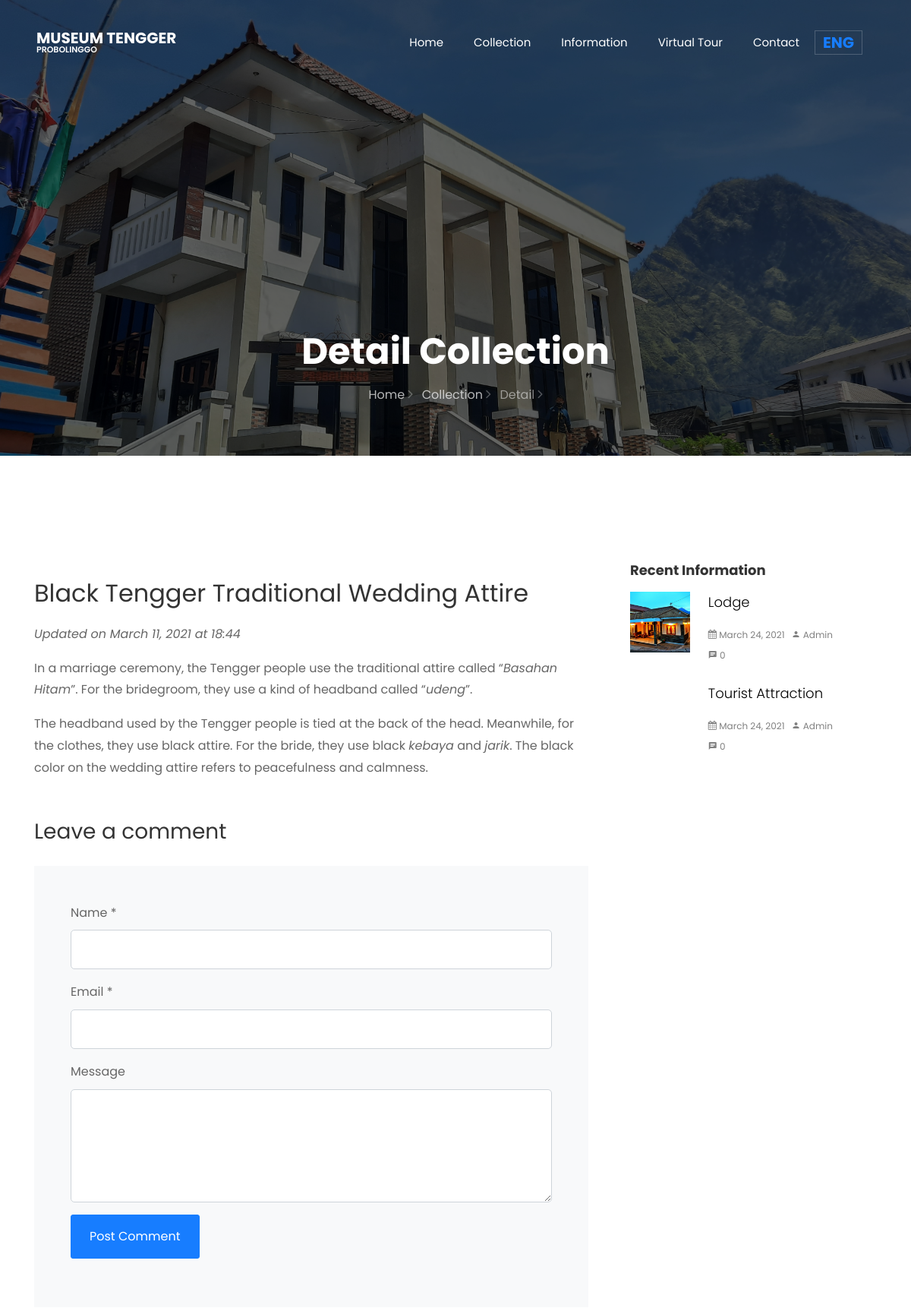
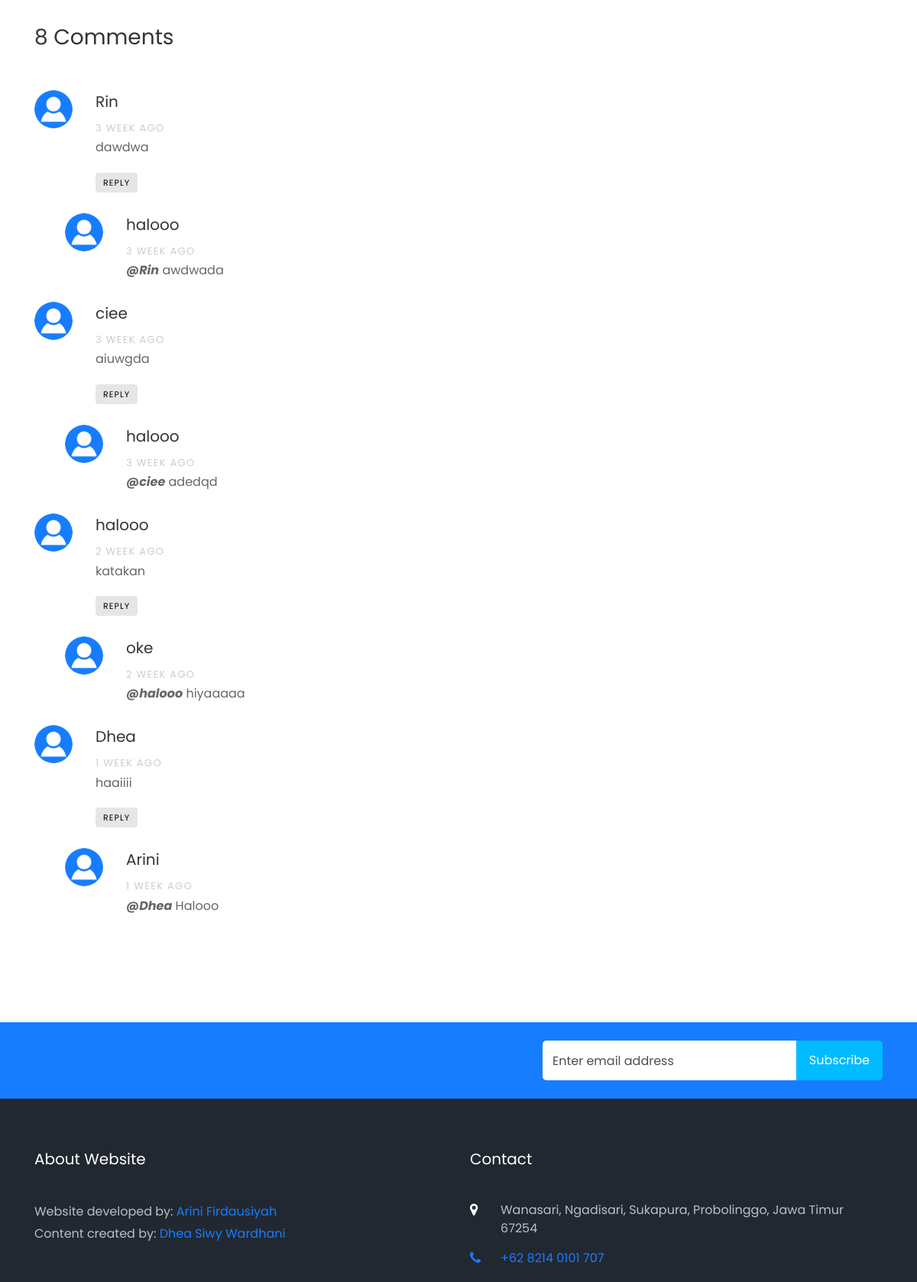
/Home/detail_collection/black-tengger-traditional-wedding-attire (upper part), run on the app's committed database (2 pictures, top to bottom).
### tables this page shows
CREATE TABLE `tb_koleksi` (
  `kd_koleksi` varchar(6) NOT NULL,
  `waktu_koleksi` varchar(15) NOT NULL,
  `nama_koleksi` varchar(128) NOT NULL,
  `name_koleksi` varchar(128) NOT NULL,
  `desk_koleksi` text NOT NULL,
  `desc_koleksi` text NOT NULL,
  `gambar_koleksi` varchar(100) NOT NULL,
  `link_koleksi` varchar(128) NOT NULL,
  `linkoleksi` varchar(128) NOT NULL
);

CREATE TABLE `tb_komentar` (
  `id_komentar` int(11) NOT NULL,
  `kode_id` varchar(6) NOT NULL,
  `nama_komentar` varchar(128) NOT NULL,
  `email_komentar` varchar(50) NOT NULL,
  `isi_komentar` varchar(200) NOT NULL,
  `waktu_komentar` varchar(15) NOT NULL,
  `level_komentar` int(11) NOT NULL
);

CREATE TABLE `tb_artikel` (
  `id_artikel` varchar(6) NOT NULL,
  `waktu_artikel` varchar(15) NOT NULL,
  `judul_artikel` varchar(128) NOT NULL,
  `title_artikel` varchar(128) NOT NULL,
  `isi_artikel` text NOT NULL,
  `content_artikel` text NOT NULL,
  `gambar_artikel` varchar(100) NOT NULL,
  `link_artikel` varchar(128) NOT NULL,
  `linkartikel` varchar(128) NOT NULL
);

### application/controllers/Home.php (called while the page is built, shortened)
<?php
class Home extends CI_Controller
{
    public function __construct()
    {
        $this->load->model('m_admin', 'admin');
        $this->load->model('m_koleksi', 'koleksi');
        $this->load->helper('auth_helper');
        $this->load->helper('timestamp_helper');
        $this->load->library('user_agent');
        $this->load->library('configemail');
    }
    public function detail_collection($id)
    {
        $data['title'] = "Detail Collection | Museum Tengger";
        $data['collect'] = $this->db->get_where('tb_koleksi', ['linkoleksi' => $id])->row_array();
        $data['jmlkomen'] = $this->db->get_where('tb_komentar', ['kode_id' => $data['collect']['kd_koleksi']])->num_rows();
        $data['comment'] = $this->db->get_where('tb_komentar', ['kode_id' => $data['collect']['kd_koleksi'], 'level_komentar' => 0])->result_array();
        $data['info'] = $this->koleksi->getData();
        $this->load->view('en/header', $data);
        $this->load->view('en/topbar');
        $this->load->view('en/detailcollect');
        $this->load->view('en/footer');
    }
}

### index.php (called while the page is built, shortened)
<?php
require_once BASEPATH.'core/CodeIgniter.php';

### application/helpers/timestamp_helper.php (called while the page is built)
<?php
function time_elapsed_en_string($datetime, $full = false)
{
    $now = new DateTime;
    $ago = new DateTime($datetime);
    $diff = $now->diff($ago);
    $diff->w = floor($diff->d / 7);
    $diff->d -= $diff->w * 7;
    $string = array(
        'y' => 'year',
        'm' => 'month',
        'w' => 'week',
        'd' => 'day',
        'h' => 'hour',
        'i' => 'minute',
        's' => 'second',
    );
    foreach ($string as $k => &$v) {
        if ($diff->$k) {
            $v = $diff->$k . ' ' . $v . ($diff->$k > 1 ? '' : '');
        } else {
            unset($string[$k]);
        }
    }
    if (!$full) $string = array_slice($string, 0, 1);
    return $string ? implode(', ', $string) . ' ago' : 'just now';
}

### application/models/M_koleksi.php (called while the page is built)
<?php
class M_koleksi extends CI_Model
{
    public function getData()
    {
        $this->db->order_by('waktu_artikel', 'desc');
        $result = $this->db->get('tb_artikel');
        return $result->result_array();
    }
}

### application/views/en/detailcollect.php (the view, shortened to what this page needs)
<section class="hero-wrap hero-wrap-2" style="background-image: url('<?= base_url() ?>assets/images/home.jpg');" data-stellar-background-ratio="0.5">
    <div class="overlay"></div>
    <div class="container">
        <div class="row no-gutters slider-text align-items-end justify-content-center">
            <div class="col-md-9 ftco-animate pb-5 text-center">
                <h1 class="mb-3 bread">Detail Collection</h1>
                <p class="breadcrumbs"><span class="mr-2"><a href="<?= base_url('Home'); ?>">Home <i class="ion-ios-arrow-forward"></i></a></span> <span class="mr-2"><a href="<?= base_url('Home/collection'); ?>">Collection <i class="ion-ios-arrow-forward"></i></a></span> <span>Detail <i class="ion-ios-arrow-forward"></i></span></p>
            </div>
        </div>
    </div>
</section>
<section class="ftco-section ftco-degree-bg">
    <div class="container">
        <div class="row">
            <div class="col-lg-8 ftco-animate">
                <p>
                </p>
                <h2 class="mb-3"><?= $collect['name_koleksi']; ?></h2>
                <i>
                    <p class="time-collection">Updated on <?= date("F d, Y", $collect['waktu_koleksi']) . ' at ' . date("H:i", $collect['waktu_koleksi']) ?></p>
                </i>
                <div class="ckeditorimg">
                    <?= $collect['desc_koleksi']; ?>
                </div>
                <div class="mt-5">
                    <div class="comment-form-wrap ">
                        <h3 class="mb-4">Leave a comment</h3>
                        <form action="<?= base_url('Home/addcomment/' . $collect['kd_koleksi']) ?>" class="p-5 bg-light" id="comment-form" method="post">
                            <div class="form-group">
                                <label for="name">Name *</label>
                                <input type="text" class="form-control comment_name" name="comment_name" id="comment_name" required>
                            </div>
                            <div class="form-group">
                                <label for="email">Email *</label>
                                <input type="email" class="form-control" name="comment_email" id="comment_email" required>
                            </div>
                            <div class="form-group">
                                <label for="message">Message</label>
                                <textarea name="comment_content" id="comment_content" cols="30" rows="5" class="form-control comment_content" required></textarea>
                            </div>
                            <div class="form-group">
                                <input type="submit" value="" id="comment_submit" class="btn py-3 px-4 btn-primary comment_submit">
                            </div>
                        </form>
                    </div>
                    <br>
                    <h3 class="mb-5"><?= $jmlkomen; ?> Comments</h3>
                    <ul class="comment-list">
                        <?php foreach ($comment as $com) : ?>
                            <li class="comment">
                                <div class="vcard bio">
                                    <img src="<?= base_url('assets/images/komen.png'); ?>" alt="Image placeholder">
                                </div>
                                <div class="comment-body">
                                    <h3 data-id="<?= $com['nama_komentar']; ?>" id="user_name" class="user_name<?= $com['id_komentar'] ?>" data-kode="<?= $com['id_komentar'] ?>"><?= $com['nama_komentar']; ?></h3>
                                    <div class="meta"><?= time_elapsed_en_string($com['waktu_komentar']); ?></div>
                                    <p><?= $com['isi_komentar']; ?></p>
                                    <p><a href="javacript:void(0)" data-id="<?= $com['nama_komentar']; ?>" class="reply" id="<?= $com['id_komentar']; ?>">Reply</a></p>
                                </div>
                            </li>
                            <ul class="children">
                                <?php
                                $kode_id = $com['kode_id'];
                                $id_komentar = $com['id_komentar'];
                                $query = $this->db->get_where('tb_komentar', ['kode_id' => $kode_id, 'level_komentar' => $id_komentar])->result_array();
                                foreach ($query as $re) :
                                ?>
                                    <li class="comment">
                                        <div class="vcard bio">
                                            <img src="<?= base_url('assets/images/komen.png'); ?>" alt="Image placeholder">
                                        </div>
                                        <div class="comment-body">
                                            <h3><?= $re['nama_komentar']; ?></h3>
                                            <div class="meta"><?= time_elapsed_en_string($re['waktu_komentar']); ?></div>
                                            <p><?= $re['isi_komentar']; ?></p>
                                        </div>
                                    </li>
                                <?php endforeach; ?>
                            </ul>
                        <?php endforeach; ?>
                    </ul>
                </div>
            </div>
            <div class="col-lg-4 sidebar ftco-animate">
                <div class="sidebar-box ftco-animate">
                    <h3>Recent Information</h3>
                    <?php foreach ($info as $in) { ?>
                        <div class="block-21 mb-4 d-flex">
                            <a class="blog-img mr-4" style="background-image: url('<?= base_url() ?>assets/images/artikel/<?= $in['gambar_artikel'] ?>');"></a>
                            <div class="text">
                                <h3 class="heading"><a href="<?= base_url('Home/detail_information/' . $in['linkartikel']) ?>"><?= $in['title_artikel'] ?></a></h3>
                                <div class="meta">
                                    <div><a href="<?= base_url('Home/detail_information/' . $in['linkartikel']) ?>"><span class="icon-calendar"></span> <?= date("F d, Y", $in['waktu_artikel']) ?></a></div>
                                    <div><a href="<?= base_url('Home/detail_information/' . $in['linkartikel']) ?>"><span class="icon-person"></span> Admin</a></div>
                                    <div><a href="<?= base_url('Home/detail_information/' . $in['linkartikel']) ?>"><span class="icon-chat"></span>
                                            <?php
                                            $total = $this->db->get_where('tb_komentar', ['kode_id' => $in['id_artikel']])->num_rows();
                                            echo $total;
                                            ?>
                                        </a></div>
                                </div>
                            </div>
                        </div>
                    <?php } ?>
                </div>
            </div>
        </div>
    </div>
</section>

### assets/main/css/icomoon.css (style rules this page uses)
[class^="icon-"], [class*=" icon-"] { font-family: 'icomoon' !important; speak: none; font-style: normal; font-weight: normal; font-variant: normal; text-transform: none; line-height: 1; -webkit-font-smoothing: antialiased; -moz-osx-font-smoothing: grayscale; }
.icon-calendar:before { content: "\f073"; }
.icon-chat:before { content: "\e0b7"; }
.icon-person:before { content: "\e7fd"; }

### data on the page
tb_koleksi: name_koleksi "Black Tengger Traditional Wedding Attire", waktu_koleksi "March 11, 2021", waktu_koleksi "18:44", desc_koleksi "In a marriage ceremony, the Tengger people use the traditional attire called “ Basahan Hitam ”. For the bridegroom, they use a kind of headband called “ udeng ”. The headband used by the Tengger people is tied at the back of the head. Meanwhile, for the clothes, they use black attire. For the bride, they use black kebaya and jarik . The black color on the wedding attire refers to peacefulness and calmness."
tb_komentar: nama_komentar "Rin", waktu_komentar "3 WEEK AGO", isi_komentar "dawdwa"
tb_komentar: nama_komentar "halooo", waktu_komentar "3 WEEK AGO", isi_komentar "@Rin awdwada"
tb_komentar: nama_komentar "ciee", waktu_komentar "3 WEEK AGO", isi_komentar "aiuwgda"
tb_komentar: nama_komentar "halooo", waktu_komentar "3 WEEK AGO", isi_komentar "@ciee adedqd"
tb_komentar: nama_komentar "halooo", waktu_komentar "2 WEEK AGO", isi_komentar "katakan"
tb_komentar: nama_komentar "oke", waktu_komentar "2 WEEK AGO", isi_komentar "@halooo hiyaaaaa"
tb_komentar: nama_komentar "Dhea", waktu_komentar "1 WEEK AGO", isi_komentar "haaiiii"
tb_komentar: nama_komentar "Arini", waktu_komentar "1 WEEK AGO", isi_komentar "@Dhea Halooo"
tb_artikel: gambar_artikel (picture), title_artikel "Lodge", waktu_artikel "March 24, 2021", total "0"
tb_artikel: title_artikel "Tourist Attraction", waktu_artikel "March 24, 2021", total "0"

### other printed values
$jmlkomen "8"
